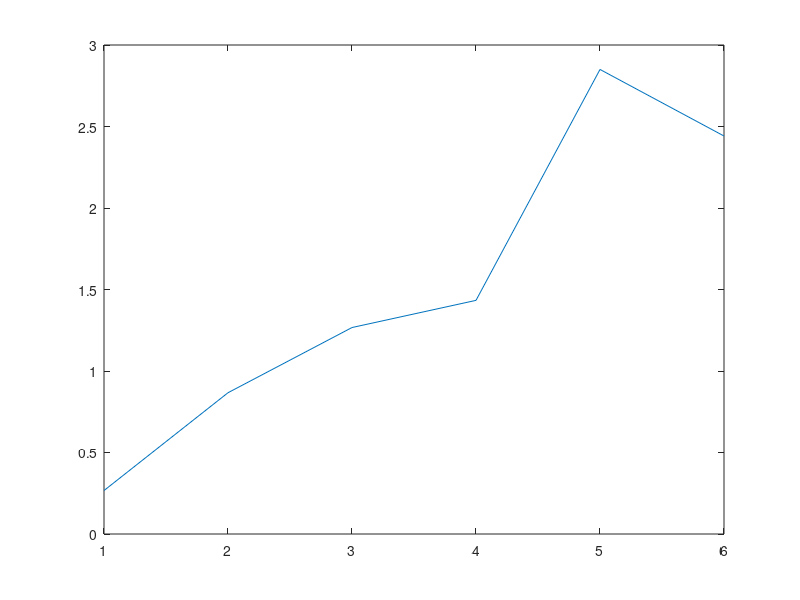

The MATLAB source for this figure:
clc;
close all;
clear all;

x = [0.4 0.9 1.2 1.3 3.4 0.7];
xcof = [2/3, 1];
ycof = [1, 0.5];

output = zeros(1, length(x));

for i = 1:length(x)
    for j = 2:length(ycof)
        if i>=j
        output(i)  = output(i) - ycof(j)* output(i-j+1);
        end
    end
    
    for j= 1:length(xcof)
        if i>=j
            output(i) = output(i) + xcof(j) * x(i-j+1); 
        end
    end
end

t = 1:length(x);
plot(t, output);